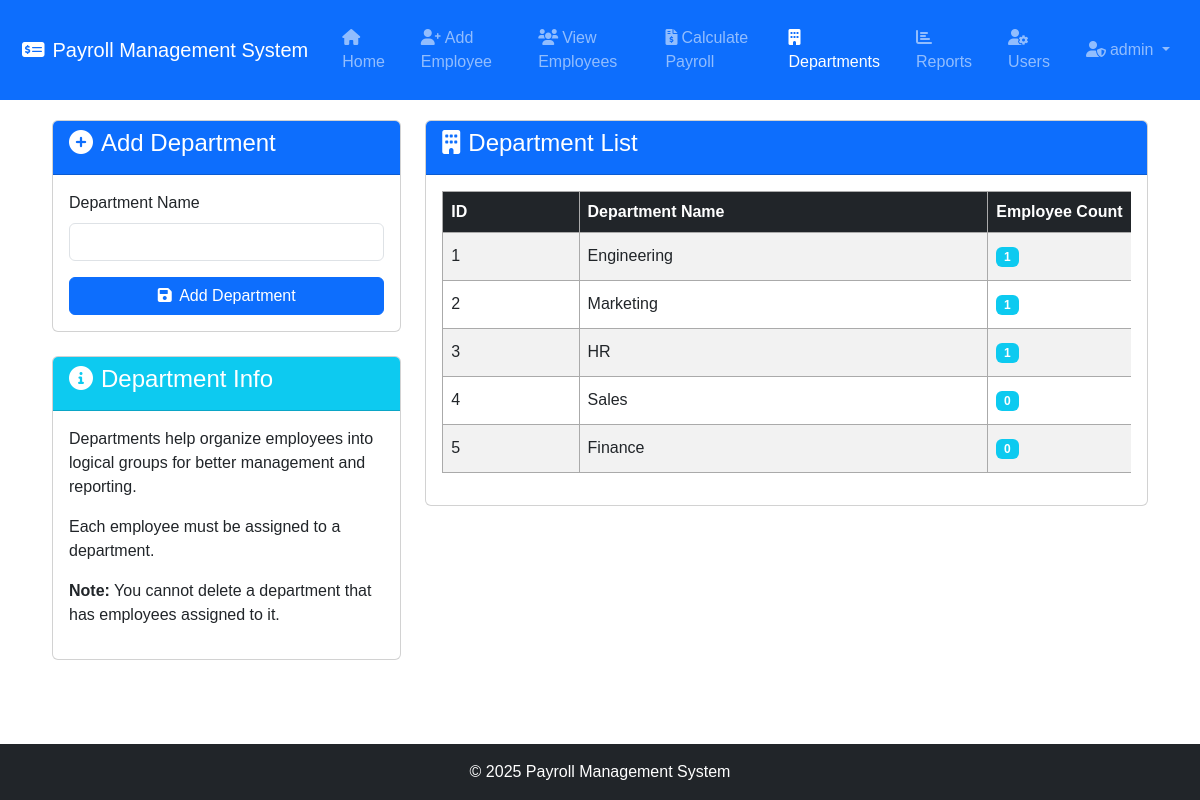
The page /departments (signed in) on the database its author committed.
### tables this page shows
CREATE TABLE users (
                id INTEGER PRIMARY KEY AUTOINCREMENT,
                username TEXT UNIQUE NOT NULL,
                email TEXT UNIQUE NOT NULL,
                password_hash TEXT NOT NULL,
                role TEXT NOT NULL DEFAULT 'employee',
                employee_id INTEGER,
                created_at TIMESTAMP DEFAULT CURRENT_TIMESTAMP,
                FOREIGN KEY (employee_id) REFERENCES employees (id)
            );

CREATE TABLE departments (
                id INTEGER PRIMARY KEY AUTOINCREMENT,
                name TEXT UNIQUE NOT NULL
            );

### app.py (the view)
@app.route('/departments', methods=['GET', 'POST'])
@admin_required
def manage_departments():
    conn = sqlite3.connect('payroll_system/database.db')
    c = conn.cursor()
    if request.method == 'POST':
        department_name = request.form['department_name']
        c.execute("INSERT INTO departments (name) VALUES (?)", (department_name,))
        conn.commit()
        flash('Department added successfully!', 'success')
    c.execute("SELECT * FROM departments")
    departments = c.fetchall()
    dept_counts = {}
    for dept in departments:
        c.execute("SELECT COUNT(*) FROM employees WHERE department=?", (dept[1],))
        dept_counts[dept[0]] = c.fetchone()[0]
    conn.close()
    return render_template('departments.html',
                          departments=departments,
                          dept_counts=dept_counts)

### app.py (called while the page is built)
@login_manager.user_loader
def load_user(user_id):
    conn = sqlite3.connect('payroll_system/database.db')
    c = conn.cursor()
    c.execute("SELECT * FROM users WHERE id = ?", (user_id,))
    user_data = c.fetchone()
    conn.close()
    if user_data:
        return User(user_data[0], user_data[1], user_data[2], user_data[4], user_data[5])
    return None

def admin_required(f):
    @wraps(f)
    def decorated_function(*args, **kwargs):
        if not current_user.is_authenticated or current_user.role != 'admin':
            flash('Admin access required.', 'danger')
            return redirect(url_for('login'))
        return f(*args, **kwargs)
    return decorated_function

@app.context_processor
def inject_email_config():
    email_configured = (EMAIL_CONFIG.get('enabled', False) and
                        EMAIL_CONFIG.get('email') and
                        EMAIL_CONFIG.get('password'))
    return {'email_configured': email_configured}

### templates/departments.html (shortened to what this page needs)
<!DOCTYPE html>
<html lang="en">
<head>
    <link href="https://cdn.jsdelivr.net/npm/bootstrap@5.3.0-alpha1/dist/css/bootstrap.min.css" rel="stylesheet">
    <link rel="stylesheet" href="https://cdnjs.cloudflare.com/ajax/libs/font-awesome/6.0.0/css/all.min.css">
    <link rel="stylesheet" href="/static/style.css">
</head>
<body>
    <nav class="navbar navbar-expand-lg navbar-dark bg-primary mb-4">
        <div class="container-fluid">
            <a class="navbar-brand" href="/">
                <i class="fas fa-money-check-alt me-2"></i>Payroll Management System
            </a>
            <div class="collapse navbar-collapse" id="navbarNav">
                <ul class="navbar-nav me-auto">
                    <li class="nav-item">
                        <a class="nav-link" href="/"><i class="fas fa-home me-1"></i>Home</a>
                    </li>
                    <li class="nav-item">
                        <a class="nav-link" href="/add"><i class="fas fa-user-plus me-1"></i>Add Employee</a>
                    </li>
                    <li class="nav-item">
                        <a class="nav-link" href="/view"><i class="fas fa-users me-1"></i>View Employees</a>
                    </li>
                    <li class="nav-item">
                        <a class="nav-link" href="/payroll"><i class="fas fa-file-invoice-dollar me-1"></i>Calculate Payroll</a>
                    </li>
                    <li class="nav-item">
                        <a class="nav-link active" href="/departments"><i class="fas fa-building me-1"></i>Departments</a>
                    </li>
                    <li class="nav-item">
                        <a class="nav-link" href="/department_report"><i class="fas fa-chart-bar me-1"></i>Reports</a>
                    </li>
                    <li class="nav-item">
                        <a class="nav-link" href="{{ url_for('manage_users') }}"><i class="fas fa-user-cog me-1"></i>Users</a>
                    </li>
                </ul>
                <ul class="navbar-nav ms-auto">
                    <li class="nav-item dropdown">
                        <a class="nav-link dropdown-toggle" href="#" role="button" data-bs-toggle="dropdown" aria-expanded="false">
                            <i class="fas fa-user-shield me-1"></i>{{ current_user.username }}
                        </a>
                    </li>
                </ul>
            </div>
        </div>
    </nav>
    <div class="container">
        <div class="row">
            <div class="col-md-4">
                <div class="card mb-4">
                    <div class="card-header bg-primary text-white">
                        <h4><i class="fas fa-plus-circle me-2"></i>Add Department</h4>
                    </div>
                    <div class="card-body">
                        <form method="POST">
                            <div class="mb-3">
                                <label for="department_name" class="form-label">Department Name</label>
                                <input type="text" class="form-control" id="department_name" name="department_name"
                                    required>
                            </div>
                            <div class="d-grid">
                                <button type="submit" class="btn btn-primary">
                                    <i class="fas fa-save me-1"></i> Add Department
                                </button>
                            </div>
                        </form>
                    </div>
                </div>
                <div class="card">
                    <div class="card-header bg-info text-white">
                        <h4><i class="fas fa-info-circle me-2"></i>Department Info</h4>
                    </div>
                    <div class="card-body">
                        <p>Departments help organize employees into logical groups for better management and reporting.
                        </p>
                        <p>Each employee must be assigned to a department.</p>
                        <p><strong>Note:</strong> You cannot delete a department that has employees assigned to it.</p>
                    </div>
                </div>
            </div>
            <div class="col-md-8">
                <div class="card">
                    <div class="card-header bg-primary text-white">
                        <h4><i class="fas fa-building me-2"></i>Department List</h4>
                    </div>
                    <div class="card-body">
                        <div class="table-responsive">
                            <table class="table table-striped table-hover">
                                <thead class="table-dark">
                                    <tr>
                                        <th>ID</th>
                                        <th>Department Name</th>
                                        <th>Employee Count</th>
                                    </tr>
                                </thead>
                                <tbody>
                                    {% for dept in departments %}
                                    <tr>
                                        <td>{{ dept[0] }}</td>
                                        <td>{{ dept[1] }}</td>
                                        <td>
                                            <span class="badge bg-info">{{ dept_counts[dept[0]] }}</span>
                                        </td>
                                    </tr>
                                    {% endfor %}
                                </tbody>
                            </table>
                        </div>
                    </div>
                </div>
            </div>
        </div>
    </div>
    <footer class="bg-dark text-white text-center py-3 mt-5">
        <div class="container">
            <p class="mb-0">© 2025 Payroll Management System</p>
        </div>
    </footer>
</body>
</html>

### static/style.css (style rules this page uses)
html, body { height: 100%; margin: 0; padding: 0; }
body { font-family: Arial; margin: 0; padding: 120px 40px 0 40px; min-height: 100vh; display: flex; flex-direction: column; }
table { width: 60%; border-collapse: collapse; }
table, th, td { border: 1px solid #aaa; }
th, td { padding: 8px; text-align: left; }
a { margin: 10px; display: inline-block; }
.navbar { position: fixed !important; top: 0; left: 0; right: 0; width: 100% !important; margin: 0 !important; z-index: 1030; }
.navbar .nav-item.dropdown { position: relative !important; }
.table-responsive table { min-width: 1200px; }
.table th, .table td { white-space: nowrap; vertical-align: middle; }
.table th:nth-child(1), .table td:nth-child(1) { width: 5%; }
.table th:nth-child(2), .table td:nth-child(2) { width: 15%; }
.table th:nth-child(3), .table td:nth-child(3) { width: 12%; }
footer { width: 100vw !important; margin: 0 !important; margin-left: -40px !important; padding-left: 40px !important; padding-right: 40px !important; box-sizing: border-box !important; margin-top: auto !important; }
.container, .container-fluid { flex: 1; }

### rows shown on the page
users: username "admin"
departments: id "1", name "Engineering"
departments: id "2", name "Marketing", dept_counts "1"
departments: id "3", name "HR", dept_counts "1"
departments: id "4", name "Sales", dept_counts "0"
departments: id "5", name "Finance", dept_counts "0"
